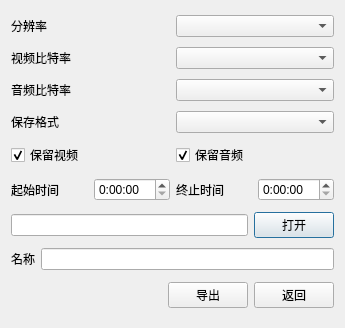
<?xml version="1.0" encoding="UTF-8"?>
<ui version="4.0">
 <class>exportDialog</class>
 <widget class="QDialog" name="exportDialog">
  <property name="geometry">
   <rect>
    <x>0</x>
    <y>0</y>
    <width>345</width>
    <height>328</height>
   </rect>
  </property>
  <property name="maximumSize">
   <size>
    <width>478</width>
    <height>369</height>
   </size>
  </property>
  <property name="windowTitle">
   <string>导出</string>
  </property>
  <layout class="QVBoxLayout" name="verticalLayout">
   <item>
    <layout class="QHBoxLayout" name="horizontalLayout">
     <item>
      <widget class="QLabel" name="label">
       <property name="minimumSize">
        <size>
         <width>71</width>
         <height>19</height>
        </size>
       </property>
       <property name="text">
        <string>分辨率</string>
       </property>
      </widget>
     </item>
     <item>
      <widget class="QComboBox" name="resolutionComboBox"/>
     </item>
    </layout>
   </item>
   <item>
    <layout class="QHBoxLayout" name="horizontalLayout_2">
     <item>
      <widget class="QLabel" name="label_2">
       <property name="minimumSize">
        <size>
         <width>81</width>
         <height>19</height>
        </size>
       </property>
       <property name="text">
        <string>视频比特率</string>
       </property>
      </widget>
     </item>
     <item>
      <widget class="QComboBox" name="videoBitRatecomboBox"/>
     </item>
    </layout>
   </item>
   <item>
    <layout class="QHBoxLayout" name="horizontalLayout_3">
     <item>
      <widget class="QLabel" name="label_3">
       <property name="minimumSize">
        <size>
         <width>81</width>
         <height>19</height>
        </size>
       </property>
       <property name="text">
        <string>音频比特率</string>
       </property>
      </widget>
     </item>
     <item>
      <widget class="QComboBox" name="audioBitRateComboBox"/>
     </item>
    </layout>
   </item>
   <item>
    <layout class="QHBoxLayout" name="horizontalLayout_8">
     <item>
      <widget class="QLabel" name="label_6">
       <property name="text">
        <string>保存格式</string>
       </property>
      </widget>
     </item>
     <item>
      <widget class="QComboBox" name="formatComboBox"/>
     </item>
    </layout>
   </item>
   <item>
    <layout class="QHBoxLayout" name="horizontalLayout_4">
     <item>
      <widget class="QCheckBox" name="onlyVideoCheckBox">
       <property name="text">
        <string>保留视频</string>
       </property>
       <property name="checked">
        <bool>true</bool>
       </property>
      </widget>
     </item>
     <item>
      <widget class="QCheckBox" name="onlyAudioCheckBox">
       <property name="text">
        <string>保留音频</string>
       </property>
       <property name="checked">
        <bool>true</bool>
       </property>
      </widget>
     </item>
    </layout>
   </item>
   <item>
    <layout class="QHBoxLayout" name="horizontalLayout_7">
     <item>
      <layout class="QHBoxLayout" name="horizontalLayout_5">
       <item>
        <widget class="QLabel" name="label_4">
         <property name="minimumSize">
          <size>
           <width>60</width>
           <height>25</height>
          </size>
         </property>
         <property name="text">
          <string>起始时间</string>
         </property>
        </widget>
       </item>
       <item>
        <widget class="QTimeEdit" name="startTimeEdit">
         <property name="displayFormat">
          <string>H:mm:ss</string>
         </property>
        </widget>
       </item>
      </layout>
     </item>
     <item>
      <layout class="QHBoxLayout" name="horizontalLayout_6">
       <item>
        <widget class="QLabel" name="label_5">
         <property name="minimumSize">
          <size>
           <width>60</width>
           <height>25</height>
          </size>
         </property>
         <property name="text">
          <string>终止时间</string>
         </property>
        </widget>
       </item>
       <item>
        <widget class="QTimeEdit" name="endTimeEdit">
         <property name="displayFormat">
          <string>H:mm:ss</string>
         </property>
        </widget>
       </item>
      </layout>
     </item>
    </layout>
   </item>
   <item>
    <layout class="QHBoxLayout" name="horizontalLayout_9">
     <item>
      <widget class="QLineEdit" name="fileEdit"/>
     </item>
     <item>
      <widget class="QPushButton" name="openFileButton">
       <property name="text">
        <string>打开</string>
       </property>
      </widget>
     </item>
    </layout>
   </item>
   <item>
    <layout class="QHBoxLayout" name="horizontalLayout_10">
     <item>
      <widget class="QLabel" name="label_7">
       <property name="text">
        <string>名称</string>
       </property>
      </widget>
     </item>
     <item>
      <widget class="QLineEdit" name="nameLineEdit"/>
     </item>
    </layout>
   </item>
   <item>
    <layout class="QHBoxLayout">
     <property name="spacing">
      <number>6</number>
     </property>
     <property name="margin" stdset="0">
      <number>0</number>
     </property>
     <item>
      <spacer>
       <property name="orientation">
        <enum>Qt::Horizontal</enum>
       </property>
       <property name="sizeHint" stdset="0">
        <size>
         <width>131</width>
         <height>31</height>
        </size>
       </property>
      </spacer>
     </item>
     <item>
      <widget class="QPushButton" name="exportButton">
       <property name="text">
        <string>导出</string>
       </property>
      </widget>
     </item>
     <item>
      <widget class="QPushButton" name="cancelButton">
       <property name="text">
        <string>返回</string>
       </property>
      </widget>
     </item>
    </layout>
   </item>
  </layout>
 </widget>
 <resources/>
 <connections>
  <connection>
   <sender>cancelButton</sender>
   <signal>clicked()</signal>
   <receiver>exportDialog</receiver>
   <slot>reject()</slot>
   <hints>
    <hint type="sourcelabel">
     <x>369</x>
     <y>253</y>
    </hint>
    <hint type="destinationlabel">
     <x>179</x>
     <y>282</y>
    </hint>
   </hints>
  </connection>
 </connections>
</ui>
